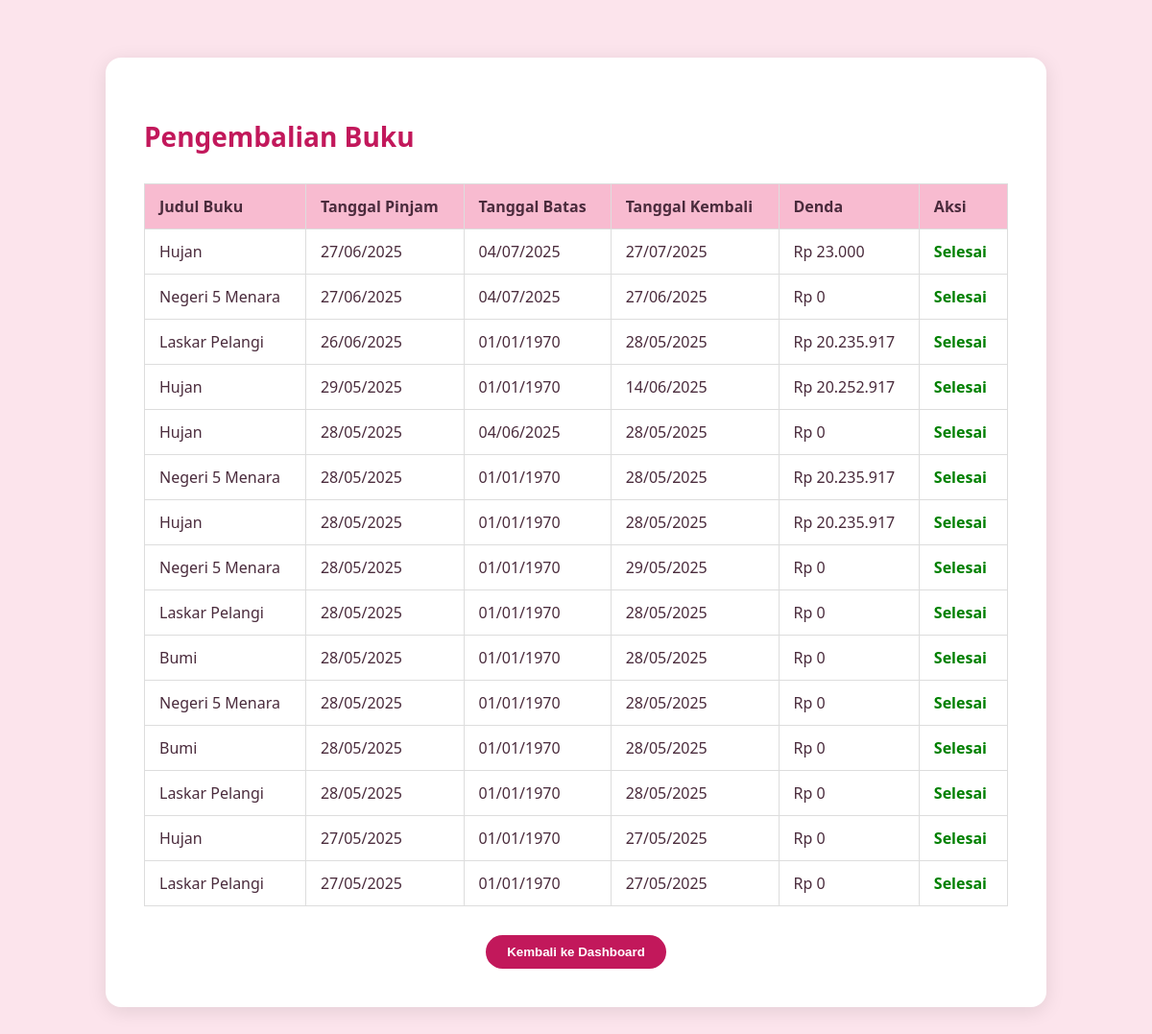
The app's page /pengembalian.php (signed in) with its own data.
### tables this page shows
CREATE TABLE `t_peminjaman` (
  `id_pinjam` int(11) NOT NULL,
  `id_buku` int(11) DEFAULT NULL,
  `id_anggota` int(11) DEFAULT NULL,
  `tanggal_pinjam` date DEFAULT NULL,
  `tanggal_batas` date DEFAULT NULL,
  `tanggal_kembali` date DEFAULT NULL,
  `status` enum('pinjam','kembali') DEFAULT 'pinjam',
  `create_by` int(11) DEFAULT NULL,
  `create_date` datetime DEFAULT current_timestamp(),
  `status_peminjaman` varchar(50) NOT NULL DEFAULT 'meminjam',
  `denda` int(11) DEFAULT 0
);

CREATE TABLE `t_buku` (
  `id_buku` int(11) NOT NULL,
  `judul` varchar(255) DEFAULT NULL,
  `penulis` varchar(100) DEFAULT NULL,
  `penerbit` varchar(100) DEFAULT NULL,
  `tahun_terbit` year(4) DEFAULT NULL,
  `stok` int(11) DEFAULT NULL,
  `create_by` int(11) DEFAULT NULL,
  `create_date` datetime DEFAULT current_timestamp(),
  `update_by` int(11) DEFAULT NULL,
  `update_date` datetime DEFAULT NULL ON UPDATE current_timestamp(),
  `gambar` varchar(255) DEFAULT NULL
);

### pengembalian.php (the view, shortened to what this page needs)
<?php
include "koneksi.php";
$id_anggota = (int) $_SESSION['id_account'];
$query = "SELECT p.id_pinjam, b.judul, p.tanggal_pinjam, p.tanggal_batas, p.tanggal_kembali, p.status_peminjaman, p.denda
          FROM t_peminjaman p
          JOIN t_buku b ON p.id_buku = b.id_buku
          WHERE p.id_anggota = $id_anggota
          ORDER BY p.tanggal_pinjam DESC";
$result = mysqli_query($conn, $query);
?>
<!DOCTYPE html>
<html lang="id">
<head>
</head>
<body>
<div class="container">
    <h2>Pengembalian Buku</h2>
    <?php if (mysqli_num_rows($result) > 0): ?>
    <table>
        <thead>
            <tr>
                <th>Judul Buku</th>
                <th>Tanggal Pinjam</th>
                <th>Tanggal Batas</th>
                <th>Tanggal Kembali</th>
                <th>Denda</th>
                <th>Aksi</th>
            </tr>
        </thead>
        <tbody>
            <?php while ($row = mysqli_fetch_assoc($result)): ?>
            <tr>
                <td><?= htmlspecialchars($row['judul']) ?></td>
                <td><?= date('d/m/Y', strtotime($row['tanggal_pinjam'])) ?></td>
                <td><?= date('d/m/Y', strtotime($row['tanggal_batas'])) ?></td>
                <td><?= $row['tanggal_kembali'] ? date('d/m/Y', strtotime($row['tanggal_kembali'])) : '-' ?></td>
                <td>
                    <?= $row['status_peminjaman'] == 'dikembalikan'
                        ? 'Rp ' . number_format($row['denda'], 0, ',', '.')
                        : '-' ?>
                </td>
                <td>
                    <?php if ($row['status_peminjaman'] == 'dipinjam'): ?>
                        <form method="post" onsubmit="return confirm('Yakin ingin mengembalikan buku ini?');">
                            <input type="hidden" name="id_pinjam" value="<?= $row['id_pinjam'] ?>">
                            <button type="submit" class="return-btn">Kembalikan</button>
                        </form>
                    <?php else: ?>
                        <span style="color: green; font-weight: bold;">Selesai</span>
                    <?php endif; ?>
                </td>
            </tr>
            <?php endwhile; ?>
        </tbody>
    </table>
    <?php else: ?>
        <p>Tidak ada riwayat peminjaman.</p>
    <?php endif; ?>
    <form action="dashboard_anggota.php" method="post" class="back-dashboard">
        <button type="submit">Kembali ke Dashboard</button>
    </form>
</div>
</body>
</html>

### pengembalian.php (style rules this page uses)
body { font-family: 'Segoe UI', sans-serif; background: #fce4ec; margin: 0; padding: 0; }
.container { max-width: 900px; margin: 60px auto; background: white; border-radius: 16px; box-shadow: 0 4px 20px rgba(0,0,0,0.1); padding: 40px; color: #4a2b3c; }
h2 { color: #c2185b; margin-bottom: 30px; font-size: 28px; }
table { width: 100%; border-collapse: collapse; margin-bottom: 25px; }
th, td { border: 1px solid #ddd; padding: 12px 15px; text-align: left; }
th { background-color: #f8bbd0; color: #4a2b3c; }
form.back-dashboard { text-align: center; margin-top: 30px; }
form.back-dashboard button { padding: 10px 22px; border: none; background-color: #c2185b; color: white; border-radius: 25px; font-weight: bold; cursor: pointer; transition: 0.3s ease; }

### records on screen
t_peminjaman: id_buku.judul "Hujan", tanggal_pinjam "27/06/2025", tanggal_batas "04/07/2025", tanggal_kembali "27/07/2025", denda "23.000", status_peminjaman "Selesai"
t_peminjaman: id_buku.judul "Negeri 5 Menara", tanggal_pinjam "27/06/2025", tanggal_batas "04/07/2025", tanggal_kembali "27/06/2025", denda "0", status_peminjaman "Selesai"
t_peminjaman: id_buku.judul "Laskar Pelangi", tanggal_pinjam "26/06/2025", tanggal_batas "01/01/1970", tanggal_kembali "28/05/2025", denda "20.235.917", status_peminjaman "Selesai"
t_peminjaman: id_buku.judul "Hujan", tanggal_pinjam "29/05/2025", tanggal_batas "01/01/1970", tanggal_kembali "14/06/2025", denda "20.252.917", status_peminjaman "Selesai"
t_peminjaman: id_buku.judul "Hujan", tanggal_pinjam "28/05/2025", tanggal_batas "04/06/2025", tanggal_kembali "28/05/2025", denda "0", status_peminjaman "Selesai"
t_peminjaman: id_buku.judul "Negeri 5 Menara", tanggal_pinjam "28/05/2025", tanggal_batas "01/01/1970", tanggal_kembali "28/05/2025", denda "20.235.917", status_peminjaman "Selesai"
t_peminjaman: id_buku.judul "Hujan", tanggal_pinjam "28/05/2025", tanggal_batas "01/01/1970", tanggal_kembali "28/05/2025", denda "20.235.917", status_peminjaman "Selesai"
t_peminjaman: id_buku.judul "Negeri 5 Menara", tanggal_pinjam "28/05/2025", tanggal_batas "01/01/1970", tanggal_kembali "29/05/2025", denda "0", status_peminjaman "Selesai"
t_peminjaman: id_buku.judul "Laskar Pelangi", tanggal_pinjam "28/05/2025", tanggal_batas "01/01/1970", tanggal_kembali "28/05/2025", denda "0", status_peminjaman "Selesai"
t_peminjaman: id_buku.judul "Bumi", tanggal_pinjam "28/05/2025", tanggal_batas "01/01/1970", tanggal_kembali "28/05/2025", denda "0", status_peminjaman "Selesai"
t_peminjaman: id_buku.judul "Negeri 5 Menara", tanggal_pinjam "28/05/2025", tanggal_batas "01/01/1970", tanggal_kembali "28/05/2025", denda "0", status_peminjaman "Selesai"
t_peminjaman: id_buku.judul "Bumi", tanggal_pinjam "28/05/2025", tanggal_batas "01/01/1970", tanggal_kembali "28/05/2025", denda "0", status_peminjaman "Selesai"
t_peminjaman: id_buku.judul "Laskar Pelangi", tanggal_pinjam "28/05/2025", tanggal_batas "01/01/1970", tanggal_kembali "28/05/2025", denda "0", status_peminjaman "Selesai"
t_peminjaman: id_buku.judul "Hujan", tanggal_pinjam "27/05/2025", tanggal_batas "01/01/1970", tanggal_kembali "27/05/2025", denda "0", status_peminjaman "Selesai"
t_peminjaman: id_buku.judul "Laskar Pelangi", tanggal_pinjam "27/05/2025", tanggal_batas "01/01/1970", tanggal_kembali "27/05/2025", denda "0", status_peminjaman "Selesai"
